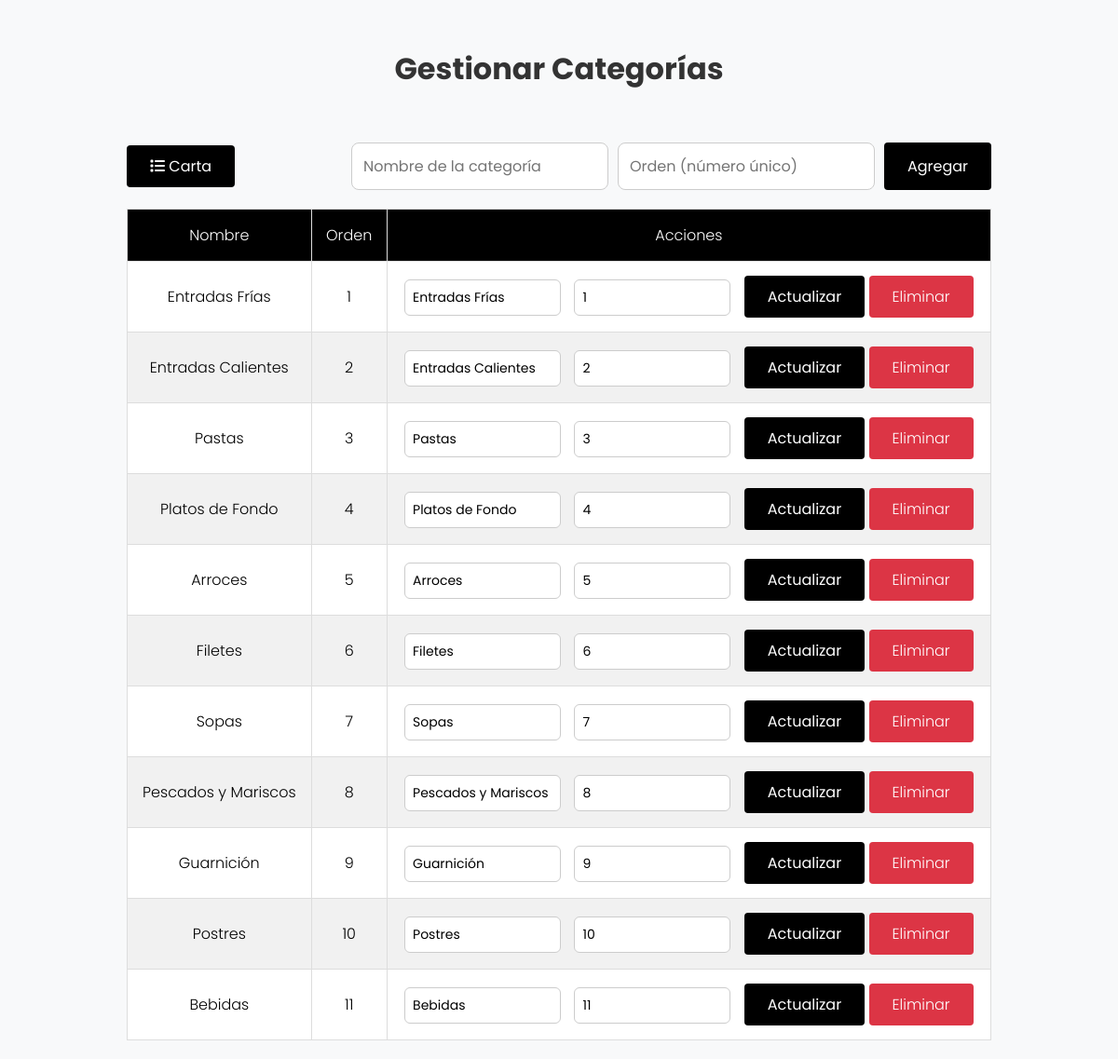
The app's page /agregar_categoria.php (signed in) with its own data.
### tables this page shows
CREATE TABLE `categoria` (
  `id` int(11) NOT NULL,
  `nombre` varchar(50) NOT NULL,
  `orden` int(11) NOT NULL DEFAULT 0
);

### agregar_categoria.php (the view, shortened to what this page needs)
<?php
include 'conexion.php';
$sql = "SELECT * FROM categoria ORDER BY orden ASC";
$resultado = $conn->query($sql);
?>
<!DOCTYPE html>
<html lang="es">
<head>
    <link href="https://cdnjs.cloudflare.com/ajax/libs/font-awesome/6.0.0/css/all.min.css" rel="stylesheet">
</head>
<body>
    <h1>Gestionar Categorías</h1>
    <br>
    <div class="header-container">
        <a href="carta_digital.php" class="btn">
            <i class="fa-solid fa-list"></i> Carta
        </a>
        <form method="POST" class="formulario" style="display: flex; gap: 10px;">
            <input type="text" name="nombre_categoria" placeholder="Nombre de la categoría" required>
            <input type="number" name="orden_categoria" placeholder="Orden (número único)" required>
            <button type="submit" name="agregar_categoria" class="btn">Agregar
            </button>
        </form>
    </div>
    <div class="table-container">
        <table>
            <thead>
                <tr>
                    <th>Nombre</th>
                    <th>Orden</th>
                    <th>Acciones</th>
                </tr>
            </thead>
            <tbody>
                <?php while ($categoria = $resultado->fetch_assoc()) { ?>
                    <tr>
                        <td><?php echo $categoria['nombre']; ?></td>
                        <td><?php echo $categoria['orden']; ?></td>
                        <td>
                            <form style="display:inline;" method="POST">
                                <input type="text" name="nombre_categoria" value="<?php echo $categoria['nombre']; ?>" required>
                                <input type="number" name="orden_categoria" value="<?php echo $categoria['orden']; ?>" required>
                                <button type="submit" name="editar_categoria" class="btn-editar">Actualizar</button>
                            </form>
                            <a href="?eliminar_categoria=<?php echo $categoria['id']; ?>" class="btn-eliminar" onclick="return confirm('¿Estás seguro de eliminar esta categoría?')">Eliminar</a>
                        </td>
                    </tr>
                <?php } ?>
            </tbody>
        </table>
    </div>
</body>
</html>

### agregar_categoria.php (style rules this page uses)
body { font-family: 'Poppins', sans-serif; margin: 20px; background-color: #f8f9fa; }
h1 { text-align: center; color: #333; padding: 30px 0; margin: auto; }
.header-container { display: flex; justify-content: space-between; align-items: center; width: 80%; margin: 0 auto; margin-bottom: 20px; }
.btn { display: inline-block; padding: 10px 25px; background-color: #000; color: white; text-align: center; border: none; border-radius: 4px; cursor: pointer; text-decoration: none; font-size: 1rem; font-family: 'Poppins', sans-serif; }
.table-container { width: 80%; margin: 0 auto; }
table { width: 100%; border-collapse: collapse; background-color: #ffffff; margin-top: 20px; }
th, td { padding: 15px; text-align: center; border: 1px solid #ddd; font-weight: 300; font-family: 'Poppins', sans-serif; }
th { background-color: #000; color: white; }
tr:nth-child(even) { background-color: #f1f1f1; }
.btn-editar, .btn-eliminar { display: inline-block; padding: 10px 25px; text-align: center; border: none; border-radius: 4px; cursor: pointer; text-decoration: none; font-size: 1rem; background: #000; color: #fff; font-family: 'Poppins', sans-serif; }
.btn-eliminar { background-color: #dc3545; }
.formulario input { width: 250px; padding: 12px; font-size: 1rem; border-radius: 8px; border: 1px solid #ccc; outline: none; transition: border-color 0.3s ease, box-shadow 0.3s ease; font-family: 'Poppins', sans-serif; }
.table-container input { width: 150px; font-family: 'Poppins', sans-serif; padding: 8px; font-size: 14px; border-radius: 6px; border: 1px solid #ccc; outline: none; transition: border-color 0.3s ease, box-shadow 0.3s ease; margin-right: 10px; }

### records on screen
categoria: nombre "Entradas Frías", orden "1", nombre_categoria "Entradas Frías", orden_categoria "1"
categoria: nombre "Entradas Calientes", orden "2", nombre_categoria "Entradas Calientes", orden_categoria "2"
categoria: nombre "Pastas", orden "3", nombre_categoria "Pastas", orden_categoria "3"
categoria: nombre "Platos de Fondo", orden "4", nombre_categoria "Platos de Fondo", orden_categoria "4"
categoria: nombre "Arroces", orden "5", nombre_categoria "Arroces", orden_categoria "5"
categoria: nombre "Filetes", orden "6", nombre_categoria "Filetes", orden_categoria "6"
categoria: nombre "Sopas", orden "7", nombre_categoria "Sopas", orden_categoria "7"
categoria: nombre "Pescados y Mariscos", orden "8", nombre_categoria "Pescados y Mariscos", orden_categoria "8"
categoria: nombre "Guarnición", orden "9", nombre_categoria "Guarnición", orden_categoria "9"
categoria: nombre "Postres", orden "10", nombre_categoria "Postres", orden_categoria "10"
categoria: nombre "Bebidas", orden "11", nombre_categoria "Bebidas", orden_categoria "11"
